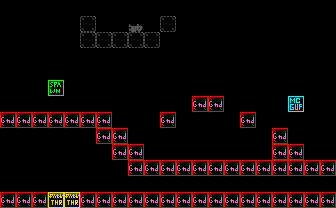

A 2D game scene composited from a Tiled map and its tileset images. What follows is a short description and the map's XML, with every tile layer's data as written:
An orthogonal 21x13 tile map with 16x16 px tiles, 2 tile layers (bg, col), 2 tilesets and 1 object (seeker).

<map version="1.10" tiledversion="1.10.2" orientation="orthogonal" renderorder="right-down" width="21" height="13" tilewidth="16" tileheight="16" infinite="0" nextlayerid="4" nextobjectid="19">
 <tileset firstgid="1" source="tileset.tsx" />
 <tileset firstgid="241" source="obj.tsx" />
 <layer id="1" name="bg" width="21" height="13">
  <data encoding="csv">
18,18,18,18,18,18,18,18,18,18,18,18,18,18,18,18,20,20,18,18,18,
20,18,18,18,18,99,18,18,180,18,99,18,18,18,18,18,18,18,18,18,18,
18,20,18,18,18,99,99,99,99,99,18,18,18,18,18,18,18,18,18,18,18,
18,18,18,18,18,18,18,18,18,18,18,18,18,18,18,18,18,18,18,18,18,
18,18,18,18,18,18,18,18,18,18,18,18,18,18,18,18,18,18,18,18,18,
18,18,18,18,18,18,18,18,18,18,18,18,18,18,20,18,18,18,18,18,20,
18,18,18,18,18,18,18,18,18,18,18,18,99,99,18,18,18,18,18,18,20,
99,99,99,99,99,99,99,18,18,18,99,18,18,18,18,99,18,18,18,20,20,
18,18,18,18,18,18,99,99,18,18,18,18,57,18,18,18,18,99,18,20,20,
18,18,18,18,18,18,18,99,99,18,18,18,18,18,18,18,18,99,99,57,57,
18,18,18,18,18,18,18,18,99,99,99,99,99,99,99,99,99,99,99,99,99,
18,18,18,18,18,18,18,18,18,18,18,18,18,18,18,18,18,18,18,18,18,
99,99,99,78,78,99,99,99,99,99,99,99,99,99,99,99,99,99,99,99,99
</data>
 </layer>
 <layer id="2" name="col" width="21" height="13">
  <data encoding="csv">
241,241,241,241,241,241,241,241,241,241,241,241,241,241,241,241,241,241,241,241,241,
241,241,241,241,0,0,241,241,241,241,241,0,241,241,241,241,241,241,241,241,241,
241,241,241,241,241,0,241,241,241,241,241,241,241,241,241,241,241,241,241,241,241,
241,241,241,241,241,0,241,241,241,241,241,241,241,241,241,241,241,241,241,241,241,
241,241,241,241,241,241,241,241,241,241,241,241,241,241,241,241,241,241,241,241,241,
241,241,241,243,241,241,241,241,241,241,241,241,241,241,241,241,241,241,241,241,241,
241,241,241,241,241,241,241,241,241,241,241,241,242,242,241,241,241,241,247,241,241,
242,242,242,242,242,242,242,241,241,241,242,241,241,241,241,242,241,241,241,241,241,
241,241,241,241,241,241,242,242,241,241,241,241,241,241,241,241,241,242,241,241,241,
241,241,241,241,241,241,241,242,242,241,241,241,241,241,241,241,241,242,242,241,241,
241,241,241,241,241,241,241,241,242,242,242,242,242,242,242,242,242,242,242,242,242,
241,241,241,241,241,241,241,241,241,241,241,241,241,241,241,241,241,241,241,241,241,
242,242,242,245,245,242,242,242,242,242,242,242,242,242,242,242,242,242,242,242,242
</data>
 </layer>
 <objectgroup id="3" name="obj">
  <properties>
   <property name="string_id" type="int" value="1" />
  </properties>
  <object id="18" name="Seeker Enemy" type="seeker" x="144.059" y="144.124" width="127.879" height="15.8341" />
 </objectgroup>
</map>
